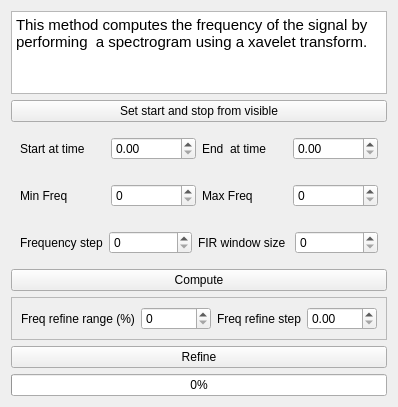
<?xml version="1.0" encoding="UTF-8"?>
<ui version="4.0">
 <class>Form</class>
 <widget class="QWidget" name="Form">
  <property name="geometry">
   <rect>
    <x>0</x>
    <y>0</y>
    <width>398</width>
    <height>407</height>
   </rect>
  </property>
  <property name="windowTitle">
   <string>Form</string>
  </property>
  <layout class="QVBoxLayout" name="verticalLayout">
   <item>
    <widget class="QTextEdit" name="textEdit">
     <property name="html">
      <string>&lt;!DOCTYPE HTML PUBLIC &quot;-//W3C//DTD HTML 4.0//EN&quot; &quot;http://www.w3.org/TR/REC-html40/strict.dtd&quot;&gt;
&lt;html&gt;&lt;head&gt;&lt;meta name=&quot;qrichtext&quot; content=&quot;1&quot; /&gt;&lt;meta charset=&quot;utf-8&quot; /&gt;&lt;style type=&quot;text/css&quot;&gt;
p, li { white-space: pre-wrap; }
hr { height: 1px; border-width: 0; }
li.unchecked::marker { content: &quot;\2610&quot;; }
li.checked::marker { content: &quot;\2612&quot;; }
&lt;/style&gt;&lt;/head&gt;&lt;body style=&quot; font-family:'Segoe UI'; font-size:9pt; font-weight:400; font-style:normal;&quot;&gt;
&lt;p style=&quot; margin-top:0px; margin-bottom:0px; margin-left:0px; margin-right:0px; -qt-block-indent:0; text-indent:0px;&quot;&gt;&lt;span style=&quot; font-family:'Ubuntu'; font-size:11pt;&quot;&gt;This method computes the frequency of the signal by performing  a spectrogram using a xavelet transform.&lt;/span&gt;&lt;/p&gt;&lt;/body&gt;&lt;/html&gt;</string>
     </property>
    </widget>
   </item>
   <item>
    <widget class="QPushButton" name="startstopbutton">
     <property name="text">
      <string>Set start and stop from visible</string>
     </property>
    </widget>
   </item>
   <item>
    <widget class="QWidget" name="widget_2" native="true">
     <layout class="QHBoxLayout" name="horizontalLayout_2">
      <item>
       <widget class="QLabel" name="label_3">
        <property name="text">
         <string>Start at time</string>
        </property>
       </widget>
      </item>
      <item>
       <widget class="QDoubleSpinBox" name="startbox"/>
      </item>
      <item>
       <widget class="QLabel" name="label_4">
        <property name="text">
         <string>End  at time</string>
        </property>
       </widget>
      </item>
      <item>
       <widget class="QDoubleSpinBox" name="stopbox"/>
      </item>
     </layout>
    </widget>
   </item>
   <item>
    <widget class="QWidget" name="widget" native="true">
     <layout class="QHBoxLayout" name="horizontalLayout">
      <item>
       <widget class="QLabel" name="maxfreqboxlabel">
        <property name="text">
         <string>Min Freq</string>
        </property>
       </widget>
      </item>
      <item>
       <widget class="QSpinBox" name="minfreqbox"/>
      </item>
      <item>
       <widget class="QLabel" name="label">
        <property name="text">
         <string>Max Freq</string>
        </property>
       </widget>
      </item>
      <item>
       <widget class="QSpinBox" name="maxfreqbox">
        <property name="maximum">
         <number>10000000</number>
        </property>
       </widget>
      </item>
     </layout>
    </widget>
   </item>
   <item>
    <widget class="QWidget" name="widget_3" native="true">
     <layout class="QHBoxLayout" name="horizontalLayout_3">
      <item>
       <widget class="QLabel" name="label_5">
        <property name="text">
         <string>Frequency step</string>
        </property>
       </widget>
      </item>
      <item>
       <widget class="QSpinBox" name="freqstepbox">
        <property name="maximum">
         <number>10000000</number>
        </property>
       </widget>
      </item>
      <item>
       <widget class="QLabel" name="label_6">
        <property name="text">
         <string>FIR window size </string>
        </property>
       </widget>
      </item>
      <item>
       <widget class="QSpinBox" name="firbox">
        <property name="maximum">
         <number>10000000</number>
        </property>
       </widget>
      </item>
     </layout>
    </widget>
   </item>
   <item>
    <widget class="QPushButton" name="computebutton">
     <property name="text">
      <string>Compute</string>
     </property>
    </widget>
   </item>
   <item>
    <widget class="QFrame" name="frame">
     <property name="frameShape">
      <enum>QFrame::StyledPanel</enum>
     </property>
     <property name="frameShadow">
      <enum>QFrame::Raised</enum>
     </property>
     <layout class="QHBoxLayout" name="horizontalLayout_4">
      <item>
       <widget class="QLabel" name="label_2">
        <property name="text">
         <string>Freq refine range (%)</string>
        </property>
       </widget>
      </item>
      <item>
       <widget class="QSpinBox" name="refinerangebox"/>
      </item>
      <item>
       <widget class="QLabel" name="label_7">
        <property name="text">
         <string>Freq refine step</string>
        </property>
       </widget>
      </item>
      <item>
       <widget class="QDoubleSpinBox" name="refinefreqstepbox"/>
      </item>
     </layout>
    </widget>
   </item>
   <item>
    <widget class="QPushButton" name="refinebutton">
     <property name="text">
      <string>Refine</string>
     </property>
    </widget>
   </item>
   <item>
    <widget class="QProgressBar" name="progressBar">
     <property name="value">
      <number>0</number>
     </property>
    </widget>
   </item>
  </layout>
 </widget>
 <resources/>
 <connections/>
</ui>
